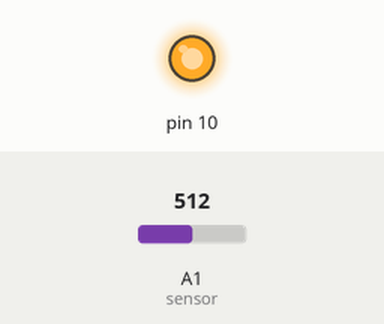
Simulated run of this sketch. Board: Arduino Uno, built with avr-gcc and run on an emulated ATmega328P. Shown: output pins drawn as LEDs (lit = HIGH). The test bench sets the inputs (shaded band); at power-on: A1 (sensor) = 512. What the sketch prints to the serial monitor is not drawn.

Above: at 0.5 s.
At 3.5 s:
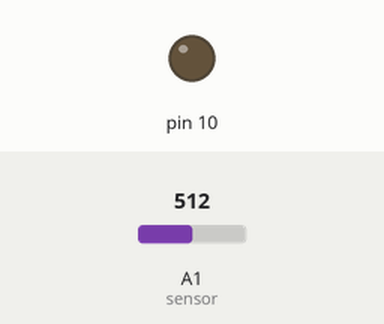
Timing chart, 0 to 7.8 s (numbered marks = the images above):
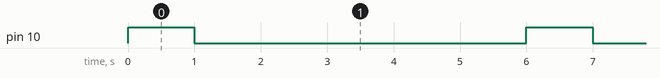

The sketch:

niveaudeau.ino
```cpp
void setup(){
Serial.begin(9600);  // Communication started with 9600 baud
 pinMode(10,OUTPUT);
}
void loop(){

int sensor=analogRead(A1); // Incoming analog signal read and appointed sensor
Serial.println(sensor);   //Wrote serial port

//active le ventilateur pour 2 min
digitalWrite(10, HIGH);
delay(1000);
digitalWrite(10,LOW);
delay(5000);
}
```

Measured:
- by itself, pin 10: alternates HIGH for 1.0 s and LOW for 5.0 s
